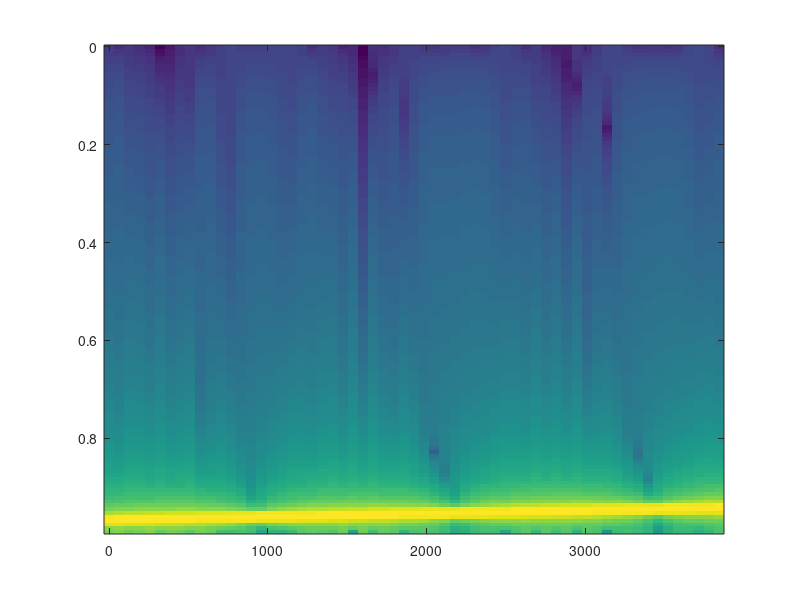

MATLAB code to generate this figure:
clear all;
fm = 8000;
T = 1/fm;
t = 0:T:1-T;
senal = sin(2*pi*(100+50*t).*t);
[spec, frec, time] = specgram(senal);
imagesc(time,frec,flipud(log(abs(spec))));
pause;
